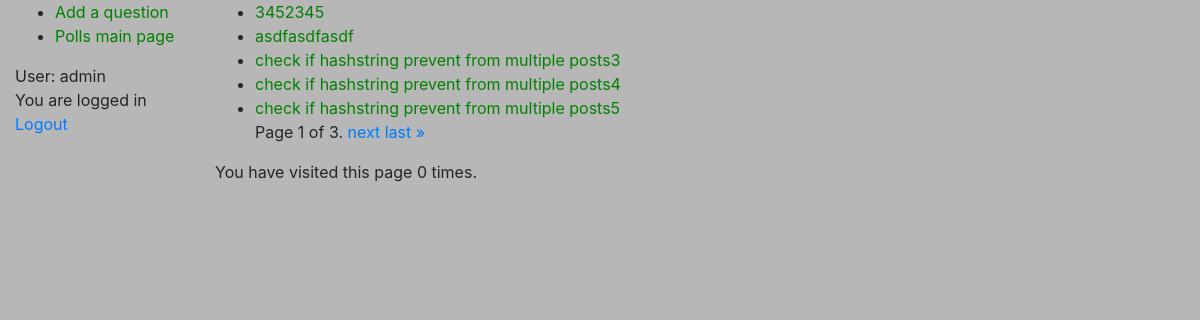
The page /polls/ (signed in) on the database its author committed.
### polls/models.py (models this page shows, shortened)
class Question(models.Model):
    question_text = models.CharField(max_length=200, unique=True)
    pub_date = models.DateTimeField(default=timezone.now) #auto_now_add=True, blank=True
    ordering = ['-pub_date']
    def was_published_recently(self):
        now = timezone.now()
        return now - datetime.timedelta(days=1) <= self.pub_date <= now
    was_published_recently.admin_order_field = 'pub_date' #by what field we sort
    was_published_recently.boolean = True #True or False changes to graphics
    was_published_recently.short_description = 'Published recently?' #what will be the column description
    class Meta: #defines what perrmisions what users can get
        permissions = (("can_add_question", "allows user to add questions"),)

### polls/views.py (the view)
# urls.py: path('', views.IndexView.as_view(), name='index'),
class IndexView(generic.ListView):
    paginate_by = 5
    template_name = 'polls/index.html' #Similarly, the ListView generic view uses a default template called <app name>/<model name>_list.html;
    def get_queryset(self): # defines how the querryset will be created, we override it to write 5 questions, not all form DB
        if self.request.user.is_authenticated:
            return Question.objects.filter(pub_date__lte=timezone.now()).annotate(choice_count=Count('choice')).filter(choice_count__gte=1).order_by('-pub_date')
        else:
            return []
    def get_context_data(self, **kwargs):
        context = super().get_context_data(**kwargs)
        num_visits = self.request.session.get('num_visits', 0)
        self.request.session['num_visits'] = num_visits + 1
        context['num_visits'] = num_visits
        return context

### polls/templates/polls/index.html (shortened to what this page needs)
{% extends "base_generic.html" %}
{% block content %}
{% load static %}
<link rel="stylesheet" type="text/css" href="{% static 'polls/style.css' %}">
{% if is_paginated %}
<ul>
    {% for question in page_obj %}
    <li><a href="{% url 'polls:detail' question.id %}">{{ question.question_text }}</a></li>
    {% endfor %}
    <div class="pagination">
    <span class="step-links">
        <span class="current">
            Page {{ page_obj.number }} of {{ page_obj.paginator.num_pages }}.
        </span>
        {% if page_obj.has_next %}
            <a href="?page={{ page_obj.next_page_number }}">next</a>
            <a href="?page={{ page_obj.paginator.num_pages }}">last &raquo;</a>
        {% endif %}
    </span>
    </div>
</ul>
{% else %}
<p>No polls are available.</p>
<p>Test of second text.</p>
{% endif %}
<p>You have visited this page {{ num_visits }}{% if num_visits == 1 %} time{% else %} times{% endif %}.</p>
{% endblock %}

### templates/base_generic.html (shortened to what this page needs)
<!DOCTYPE html>
<html lang="en">
<head>
    <link rel="stylesheet" href="https://stackpath.bootstrapcdn.com/bootstrap/4.1.3/css/bootstrap.min.css"
>
{% load static %}
{% load crispy_forms_tags %}
<link rel="stylesheet" type="text/css" href="{% static '/style.css' %}">
</head>
<body>
<div class="container-fluid">
    <div class="row">
        <div class="col-sm-2">
            {% block sidebar %}
            <ul class="sidebar-nav">
                {% if perms.polls.can_add_question %}
                <li><a href="{% url 'polls:AddQuestion' %}">Add a question</a></li>
                {% endif %}
                <li><a href="{% url 'polls:index' %}">Polls main page</a></li>
            </ul>
            {% if user.is_authenticated %}
            User: {{ user.get_username }}<br>
            You are logged in<br>
            <a href="{% url 'logout'%}?next={% url 'polls:index' %}">Logout</a><br>
            {% else %}
            You are logged out<br>
            <a href="{% url 'login'%}?next={{request.path}}">Login</a><br>
            {% endif %}
            {% endblock %}
        </div>
        <div class="col-sm-10 ">{% block content %}{% endblock %}</div>
    </div>
</div>
</body>
</html>

### static/style.css (style rules this page uses)
li a { color: green; }
body { background: white url("images/Grey_background.jpg") no-repeat; }

### polls/static/polls/style.css (style rules this page uses)
li a { color: green; }
body { background: white url("images/Grey_background.jpg") no-repeat; }

### rows shown on the page
Question: question_text "3452345"
Question: question_text "asdfasdfasdf"
Question: question_text "check if hashstring prevent from multiple posts3"
Question: question_text "check if hashstring prevent from multiple posts4"
Question: question_text "check if hashstring prevent from multiple posts5"

### other values the page prints
{{ user.get_username }} "admin"
{{ page_obj.number }} "1"
{{ page_obj.paginator.num_pages }} "3"
{{ num_visits }} "0"
